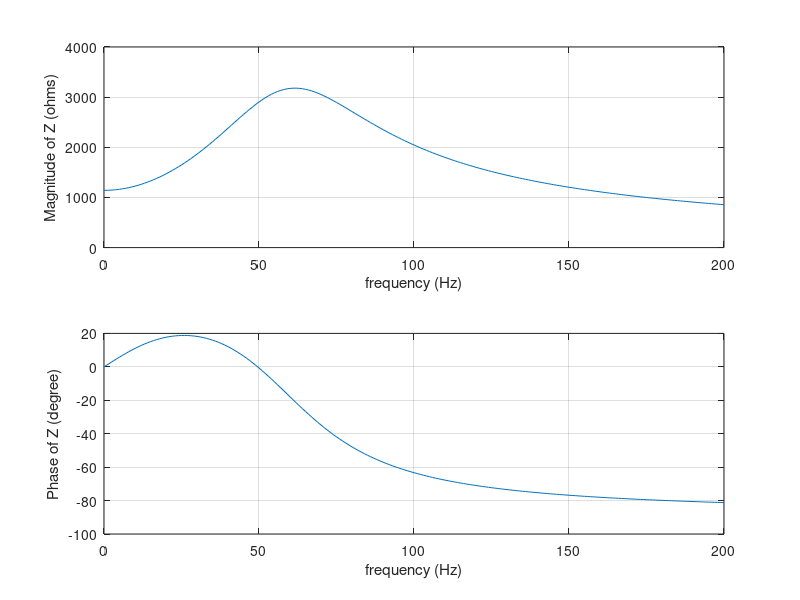

MATLAB code for this plot:
%% q3
% Declare consts
V_k = -12*1e-3;
V_na = 115*1e-3;
V_l = 10.6*1e-3;
g_k = 30*1e-3; % mho / cm^2
g_l = 0.3*1e-3; % mho / cm^2
g_na = 90*1e-3; % mho / cm^2
C_m = 1e-6; % F / cm^2
h_v = 0.79;

% Calculate variables
V = linspace(-5, 5, 11);

alpha_n = 0.01 .* (10 - V) ./ ( exp((10-V)./10) - 1);
beta_n = 0.125 .* exp(-V/80);

n_inf = alpha_n ./ (alpha_n + beta_n);
dn_dv = n_inf(2:length(n_inf)) - n_inf(1:length(n_inf)-1);

alpha_m = 0.1 .* (25 - V) ./ ( exp((25-V)./10) - 1);
beta_m = 4 .* exp(-V/18);

m_inf = alpha_m ./ (alpha_m + beta_m);
dm_dv = m_inf(2:length(m_inf)) - m_inf(1:length(m_inf)-1);

n_v = n_inf(V==0);
m_v = m_inf(V==0);

R = 1 / (g_l + g_k*n_v^4 + g_na * m_v^3 * h_v);

r_n = 1 / (g_k*4*n_v^3*(0 - V_k)*dn_dv(V==0)) * 1e-3;
r_m = 1 / (g_na*3*m_v^2*h_v*(0 - V_na)*dm_dv(V==0)) * 1e-3;

L_n = r_n / ( alpha_n(V==0) + beta_n(V==0) ) * 1e-3;
L_m = 0; % Approximation

% (1). Calculate R'
R_prime = (R * r_m) / (R + r_m);

disp(R_prime);

% (2). Calculate w_0 & Q
w_0 = sqrt(1 / (L_n*C_m));
r = r_n;
Q = w_0 / ((r_n/L_n) + (1/R_prime*C_m));
disp([w_0, Q]);

% (3). 
f = linspace(0, 200, 201);
w = 2*pi*f;

z1 = 1i.*w.*C_m;
z2 = 1/R_prime;
z3 = 1./(r+1i.*w.*L_n);

Z = 1 ./ (z1+z2+z3);
Z_mag = abs(Z);
Z_phase = angle(Z) .* (180 / pi);

figure(6)
subplot(2,1,1)
plot(f, Z_mag);
ylim([0, 4000]);
grid on;
xlabel("frequency (Hz)");
ylabel("Magnitude of Z (ohms)");

subplot(2,1,2)
plot(f, Z_phase);
grid on;
xlabel("frequency (Hz)");
ylabel("Phase of Z (degree)");





